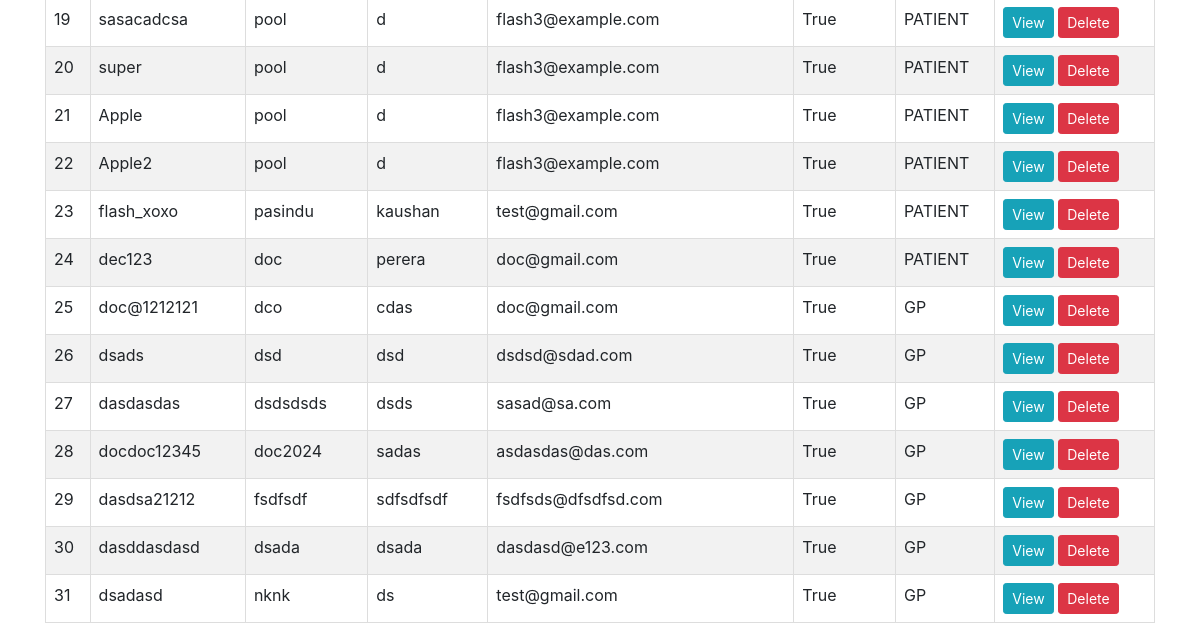
The app's page /predictor/manage_users/ (lower part), older data.
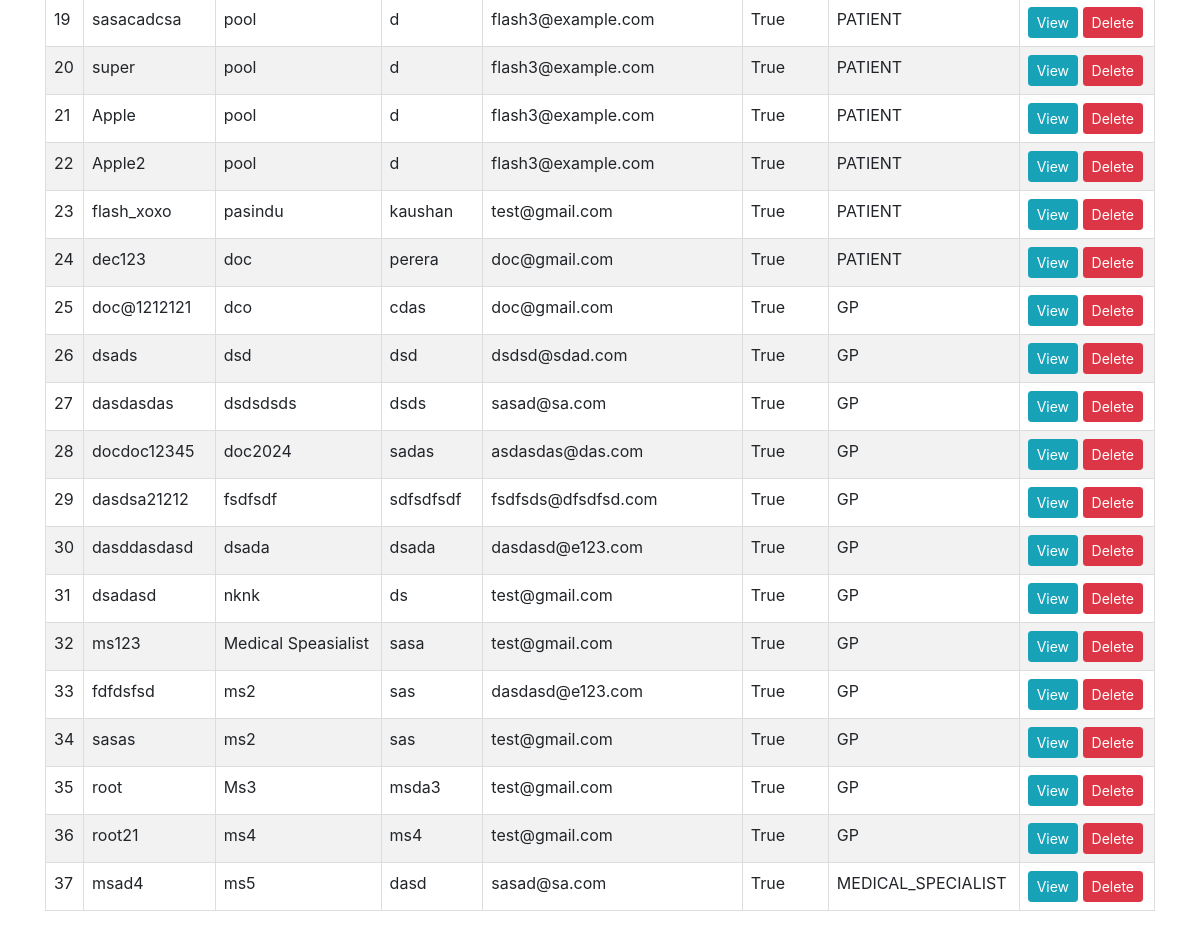
The same page, newer data.
### predictor/models.py (models this page shows, shortened)
class User(AbstractUser):
    class Role(models.TextChoices):
        ADMIN = "ADMIN", "Admin"
        PATIENT = "PATIENT", "Patient"
        GP = "GP", "GP"
        MEDICAL_SPECIALIST = "MEDICAL_SPECIALIST", "Medical Specialist"
    base_role = Role.ADMIN
    role = models.CharField(max_length=50, choices=Role.choices)

### predictor/views.py (the view)
# urls.py: path('manage_users/', views.manage_users, name='manage_users'),
def manage_users(request):
    users = User.objects.all()
    return render(request, 'manage_users.html', {'users': users})

### predictor/templates/manage_users.html (shortened to what this page needs)
<!DOCTYPE html>
<html lang="en">
<head>
    <link href="https://stackpath.bootstrapcdn.com/bootstrap/4.5.2/css/bootstrap.min.css" rel="stylesheet">
</head>
<body>
    {% include 'nav_bar_admin.html' %}
<div class="container">
    <br>
    <table id="usersTable" class="table">
        <tbody>
            {% for user in users %}
            <tr>
                <td>{{ user.id }}</td>
                <td>{{ user.username }}</td>
                <td>{{ user.first_name }}</td>
                <td>{{ user.last_name }}</td>
                <td>{{ user.email }}</td>
                <td>{{ user.is_active }}</td>
                <td>{{ user.role }}</td>
                <td>
                    <a href="#" class="btn btn-info btn-sm">View</a>
                    <form method="post" action="{% url 'delete_user' user.id %}"  style="display: inline;">
                        <button type="submit" class="btn btn-danger btn-sm" onclick="return confirm('Are you sure you want to delete this user?')">Delete</button>
                    </form>
                </td>
            </tr>
            {% endfor %}
        </tbody>
    </table>
</div>
</body>
</html>

Row changes from the older to the newer data that the page shows:
added User: id "32", username "ms123", first_name "Medical Speasialist", last_name "sasa", email "test@gmail.com", is_active "True", role "GP"
added User: id "33", username "fdfdsfsd", first_name "ms2", last_name "sas", email "dasdasd@e123.com", is_active "True", role "GP"
added User: id "34", username "sasas", first_name "ms2", last_name "sas", email "test@gmail.com", is_active "True", role "GP"
added User: id "35", username "root", first_name "Ms3", last_name "msda3", email "test@gmail.com", is_active "True", role "GP"
added User: id "36", username "root21", first_name "ms4", last_name "ms4", email "test@gmail.com", is_active "True", role "GP"
added User: id "37", username "msad4", first_name "ms5", last_name "dasd", email "sasad@sa.com", is_active "True", role "MEDICAL_SPECIALIST"
